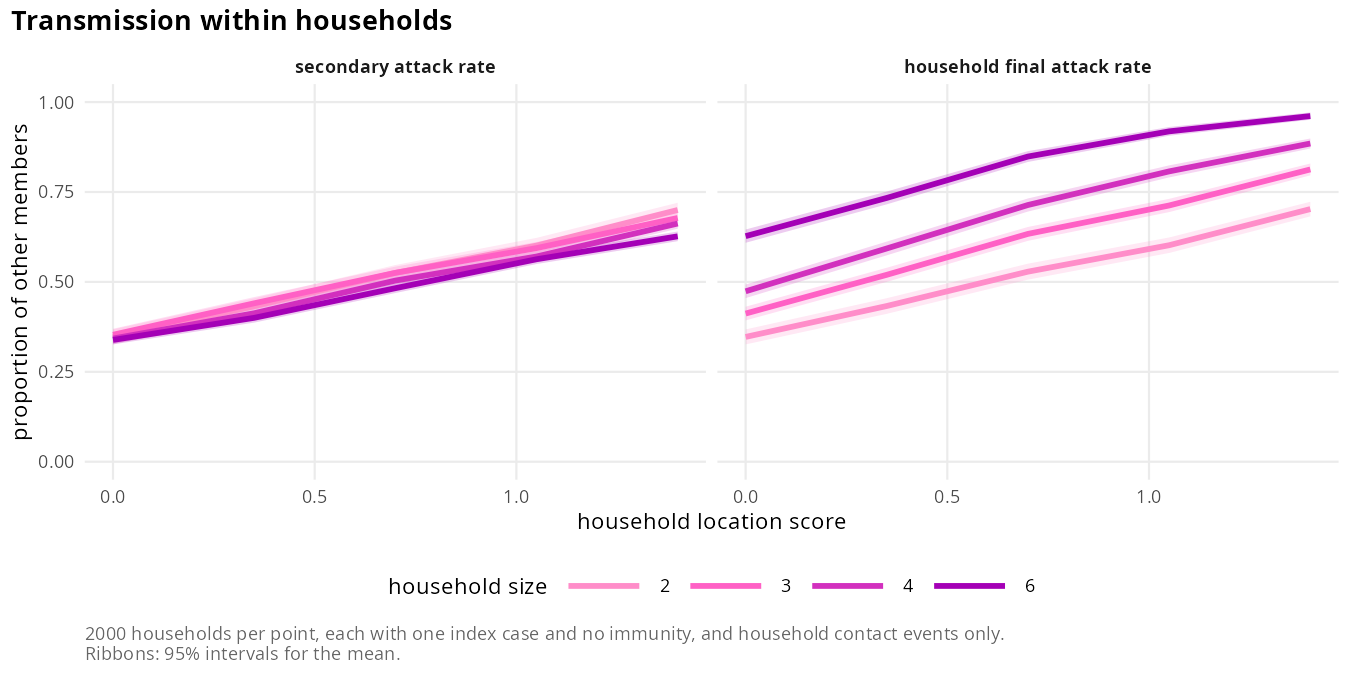

Write R code to recreate this figure.
# Expected: the secondary attack rate, the proportion of other household
# members infected by the index case, rises with the household location
# score, because the score multiplies the hazard of every household contact
# event. For an adult index case meeting an adult with no immunity, the
# chance over a whole infection is about 0.38, 0.56 and 0.73 at scores of
# 0, 0.7 and 1.4; with ages drawn as in the model, children's lower
# infectiousness and susceptibility make it a little lower. It changes
# little with household size, falling slightly in larger households, where
# other members are more often infected first by someone else. The
# household final attack rate, the proportion of other members ever
# infected, is higher than the secondary attack rate, because members
# infected by the index case go on to infect others; the difference grows
# with household size and with the score, and the final attack rate
# approaches 1 at high scores.

source("reports/theme.R")

draws <- read_draws("household_transmission")
summaries <- list()
for (measure in c("secondary_attack_rate", "final_attack_rate")) {
  means <- aggregate(draws[[measure]],
                     by = list(household_size = draws$household_size,
                               score = draws$household_location_score),
                     FUN = mean)
  errors <- aggregate(draws[[measure]],
                      by = list(household_size = draws$household_size,
                                score = draws$household_location_score),
                      FUN = function(x) sd(x) / sqrt(length(x)))
  summaries[[measure]] <- data.frame(
    means[, c("household_size", "score")],
    measure = ifelse(measure == "secondary_attack_rate",
                     "secondary attack rate",
                     "household final attack rate"),
    mean = means$x, lower = means$x - 1.96 * errors$x,
    upper = means$x + 1.96 * errors$x
  )
}
summaries <- do.call(rbind, summaries)
summaries$measure <- factor(summaries$measure,
                            levels = c("secondary attack rate",
                                       "household final attack rate"))

figure <- ggplot(summaries, aes(score, mean,
                                colour = factor(household_size))) +
  geom_ribbon(aes(ymin = lower, ymax = upper,
                  fill = factor(household_size)),
              colour = NA, alpha = 0.2, show.legend = FALSE) +
  geom_line() +
  facet_wrap(~ measure) +
  scale_colour_household_size(aesthetics = c("colour", "fill")) +
  scale_y_continuous(limits = c(0, 1)) +
  labs(x = "household location score", y = "proportion of other members",
       colour = "household size",
       title = "Transmission within households",
       caption = paste(
         "2000 households per point, each with one index case and no",
         "immunity, and household contact events only.",
         "\nRibbons: 95% intervals for the mean."
       ))
save_figure(figure, "household_transmission", width = 9)
